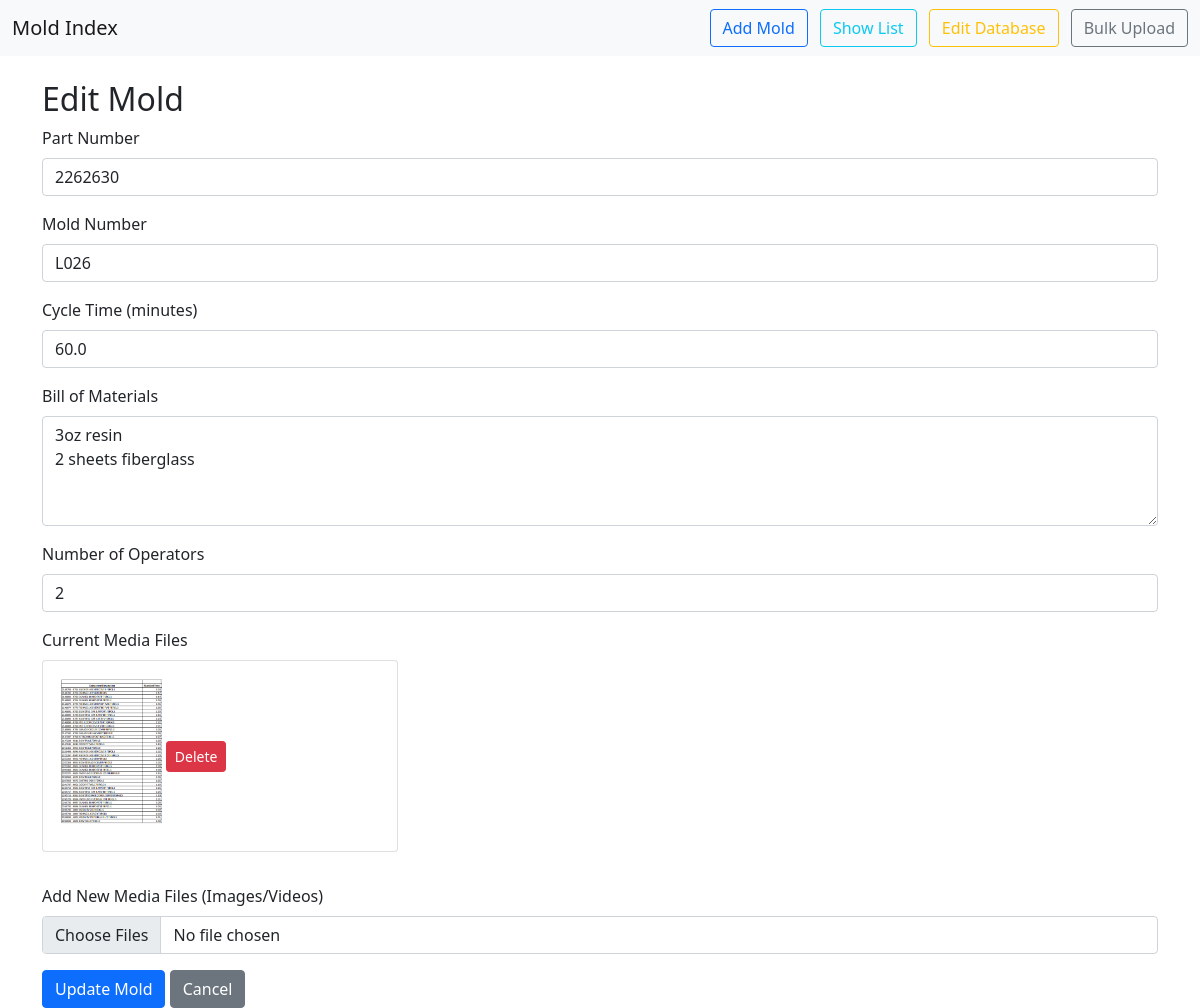
Screenshot of /edit_mold/1 with the database file from the repository.
### models.py (models this page shows)
class Mold(db.Model):
    id = db.Column(db.Integer, primary_key=True)
    part_number = db.Column(db.String(50), unique=True, nullable=False)
    mold_number = db.Column(db.String(50), unique=True, nullable=False)
    cycle_time = db.Column(db.Float, nullable=False)  # stored in minutes
    bom = db.Column(db.Text, nullable=False)  # JSON or newline-separated items
    num_operators = db.Column(db.Integer, nullable=False)
    media = db.relationship('Media', backref='mold', lazy=True)

class Media(db.Model):
    id = db.Column(db.Integer, primary_key=True)
    mold_id = db.Column(db.Integer, db.ForeignKey('mold.id'), nullable=False)
    url = db.Column(db.String(255), nullable=False)
    media_type = db.Column(db.String(20), nullable=False)  # 'image' or 'video'

### app.py (the view, shortened to what this page needs)
@app.route('/edit_mold/<int:mold_id>', methods=['GET', 'POST'])
def edit_mold(mold_id):
    mold = Mold.query.get_or_404(mold_id)
    return render_template('edit_mold.html', mold=mold)

### templates/edit_mold.html
{% extends 'base.html' %}
{% block content %}
  <h2>Edit Mold</h2>
  <form method="post" enctype="multipart/form-data">
    <div class="mb-3">
      <label for="part_number" class="form-label">Part Number</label>
      <input type="text" class="form-control" id="part_number" name="part_number" value="{{ mold.part_number }}" required>
    </div>
    <div class="mb-3">
      <label for="mold_number" class="form-label">Mold Number</label>
      <input type="text" class="form-control" id="mold_number" name="mold_number" value="{{ mold.mold_number }}" required>
    </div>
    <div class="mb-3">
      <label for="cycle_time" class="form-label">Cycle Time (minutes)</label>
      <input type="number" step="0.01" class="form-control" id="cycle_time" name="cycle_time" value="{{ mold.cycle_time }}" required>
    </div>
    <div class="mb-3">
      <label for="bom" class="form-label">Bill of Materials</label>
      <textarea class="form-control" id="bom" name="bom" rows="4" required>{{ mold.bom }}</textarea>
    </div>
    <div class="mb-3">
      <label for="num_operators" class="form-label">Number of Operators</label>
      <input type="number" class="form-control" id="num_operators" name="num_operators" value="{{ mold.num_operators }}" required>
    </div>
    <div class="mb-3">
      <label class="form-label">Current Media Files</label>
      {% if mold.media %}
        <div class="row">
          {% for media in mold.media %}
            <div class="col-md-4 mb-3">
              <div class="card">
                <div class="card-body">
                  {% if media.media_type=='image' %}
                    <img src="{{ media.url }}" class="img-fluid mb-2" style="max-height: 150px;" />
                  {% else %}
                    <video src="{{ media.url }}" class="w-100 mb-2" style="max-height: 150px;" controls></video>
                  {% endif %}
                  <form method="post" action="{{ url_for('delete_media', media_id=media.id) }}" onsubmit="return confirm('Are you sure you want to delete this media file?')">
                    <button type="submit" class="btn btn-sm btn-danger">Delete</button>
                  </form>
                </div>
              </div>
            </div>
          {% endfor %}
        </div>
      {% else %}
        <p class="text-muted">No media files uploaded.</p>
      {% endif %}
    </div>
    <div class="mb-3">
      <label for="media" class="form-label">Add New Media Files (Images/Videos)</label>
      <input type="file" class="form-control" id="media" name="media" multiple accept="image/*,video/*">
    </div>
    <button type="submit" class="btn btn-primary">Update Mold</button>
    <a href="{{ url_for('edit_database') }}" class="btn btn-secondary">Cancel</a>
  </form>
{% endblock %}

### rows the page displays
Mold: part_number "2262630", mold_number "L026", cycle_time "60.0", bom "3oz resin 2 sheets fiberglass", num_operators "2"
Media: url (picture)
